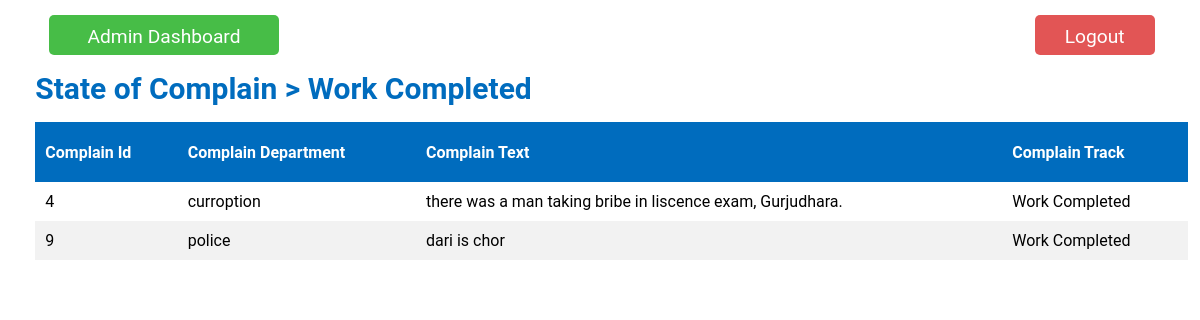
Screenshot of /views/admin_view_complain.php?state_id=4 (signed in) with the database file from the repository.
### tables this page shows
CREATE TABLE `state` (
  `state_id` int(1) NOT NULL,
  `state_name` varchar(50) NOT NULL
);

CREATE TABLE `complain` (
  `complain_id` int(5) NOT NULL,
  `user_id` int(5) NOT NULL,
  `department_id` int(5) NOT NULL,
  `complain_text` varchar(500) NOT NULL,
  `state_id` int(1) NOT NULL DEFAULT 1
);

CREATE TABLE `department` (
  `department_id` int(5) NOT NULL,
  `department_name` varchar(30) NOT NULL,
  `department_username` varchar(30) NOT NULL,
  `department_password` varchar(20) NOT NULL
);

### views/admin_view_complain.php (the view, shortened to what this page needs)
<?php
    include_once '../connection/connection.php';
    if(!empty($_SESSION['admin_id'])){
        if(isset($_GET['state_id'])){
            $state_id = $_GET['state_id'];
            $sql = "SELECT * FROM state WHERE state_id = '$state_id'";
            $res = mysqli_query($db_con, $sql);
            $r = mysqli_fetch_array($res);
            $state_name = $r['state_name'];
        ?>
        <!DOCTYPE html>
        <html lang="en">
        <head>
        <link rel="stylesheet" href="../style.css">
        </head>
        <body>
            <div class="inlineblock">
                <div class="logout">
                    <button onclick="location.href='../auth/adminlogout.php';">Logout</button>
                </div>
                <div class="gotodashboard">
                    <button onclick="location.href='admindashboard.php';">Admin Dashboard</button>
                </div>
            </div>
            <div class="approval_State">
                State of Complain > <?php echo $state_name; ?>
            </div>
            <table>
                <tr>
                    <th>Complain Id</th>
                    <th>Complain Department</th>
                    <th>Complain Text</th>
                    <th>Complain Track</th>
                </tr>
                <tr>
                    <?php
                        $query="SELECT * FROM complain WHERE state_id = '$state_id'";
                        $result = mysqli_query($db_con,$query);
                        if($result){
                            while($row=mysqli_fetch_array($result)){
                                $department_id=$row['department_id'];
                                $query1 = "SELECT * FROM department WHERE department_id = '$department_id'";
                                $result1 = mysqli_query($db_con,$query1);
                                $row1=mysqli_fetch_array($result1);
                                $state_id=$row['state_id'];
                                $query2 = "SELECT * FROM state WHERE state_id = '$state_id'";
                                $result2 = mysqli_query($db_con,$query2);
                                $row2=mysqli_fetch_array($result2);
                                ?>
                                    <tr>
                                        <td><?php echo $row['complain_id']; ?></td>
                                        <td><?php echo $row1['department_name']; ?></td>
                                        <td><?php echo $row['complain_text']; ?></td>
                                        <td><?php echo $row2['state_name']?></td>
                                    </tr>
                                <?php
                            }
                        }
                        else{
                            die("Error");
                        }
                    }
                    ?>
            </table>
        </body>
        </html>
        <?php
    }
    else{
        header('location:../views/accessdenied.php');
    }
?>

### style.css (style rules this page uses)
* { margin: auto 1%; padding: 0%; font-family: 'Roboto', sans-serif; }
button { margin-top: 2vh; height: 5vh; width: 10vw; background-color: rgb(0,108,190); color: white; border-radius: 10px; border: none; cursor: pointer; font-size: 1.1em; }
table { border-collapse: collapse; width: 100%; margin-top: 2vh; }
th, td { text-align: left; padding: 10px 10px; }
tr:nth-child(even) { background-color: #f2f2f2 }
th { background-color: rgb(0,108,190); color: white; height: 5vh; }
.inlineblock { display: flex; flex-direction:row-reverse; justify-content: space-between; }
.logout { float: right; }
.logout button { background-color: rgb(226, 85, 85); color: white; border: none; border-radius: 5px; padding: 10px; margin-top: 15px; font-size: 1.2em; }
.gotodashboard button { width: 12em; background-color: rgb(71, 189, 71); color: white; border: none; border-radius: 5px; padding: 10px; margin-top: 15px; font-size: 1.2em; }
.approval_State { margin-top: 2vh; font-size: 30px; font-weight: bold; color: rgb(0,108,190); }

### rows the page displays
state: state_name "Work Completed"
complain: complain_id "4", department.department_name "curroption", complain_text "there was a man taking bribe in liscence exam, Gurjudhara.", state.state_name "Work Completed"
complain: complain_id "9", department.department_name "police", complain_text "dari is chor", state.state_name "Work Completed"
